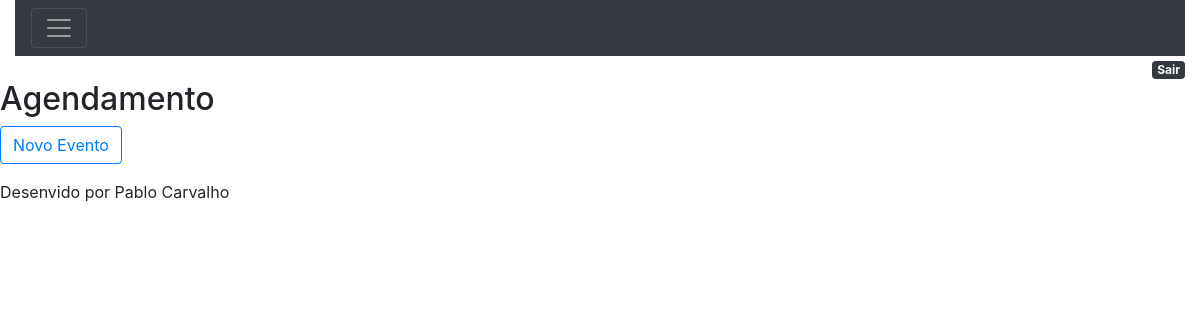
/agenda/ (signed in), run on an earlier commit of the app's database.
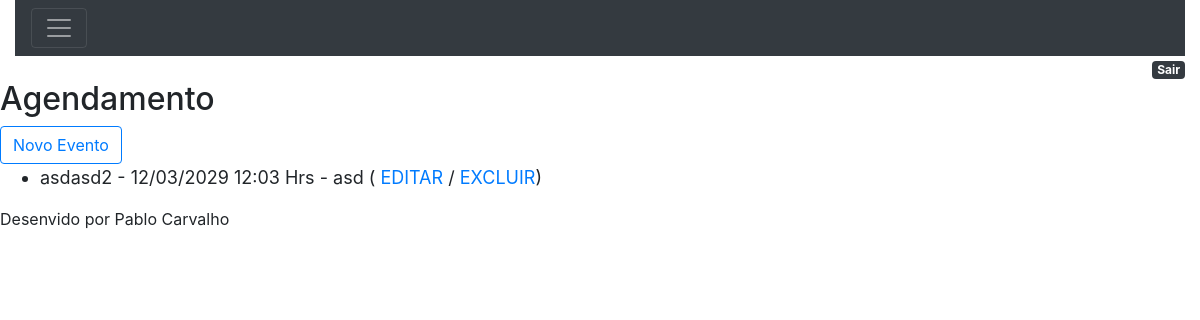
And on a later commit of the database.
### core/models.py (models this page shows, shortened)
class Evento (models.Model):
    titulo = models.CharField(max_length=100)
    descricao = models.TextField(blank=True, null=True)
    data_evento = models.DateTimeField()
    data_descricao = models.DateTimeField(auto_now=True)
    usuario = models.ForeignKey(User, on_delete=models.CASCADE)
    local_evento = models.TextField(blank=True, null=True)
    class Meta:
        db_table = 'evento'
    def get_data_evento(self):
        return self.data_evento.strftime('%d/%m/%Y %H:%M Hrs')
    def get_evento_atrasado(self):
        if self.data_evento < datetime.now():
            return True
        else:
            return False

### core/views.py (the view)
# urls.py: path('agenda/', views.lista_eventos),
@login_required(login_url='/login/')
def lista_eventos(request):
    usuario = request.user
    data_atual = datetime.now() - timedelta(hours=1)
    evento = Evento.objects.filter(usuario=usuario, data_evento__gt=data_atual)
    dados = {'eventos' :evento}
    return render (request,'agenda.html', dados)

### templates/agenda.html (shortened to what this page needs)
{% extends "model-page.html" %}
 {% block content %}
 <link rel="stylesheet" href="https://stackpath.bootstrapcdn.com/bootstrap/4.1.3/css/bootstrap.min.css">
    <h2>Agendamento</h2>
    <a href="evento/">
        <button type="button" class="btn btn-outline-primary">Novo Evento</button>
    </a>
    <ul style="font-size: 18px">
        {% for evento in eventos %}
            <li>
                <div style={% if evento.get_evento_atrasado %}  "color: red;"{% endif %}>
                    {{evento.titulo}} - {{evento.get_data_evento}} - {{evento.local_evento}}
                    ( <a href ="evento/?id={{evento.id}}">EDITAR </a>
                    / <a href="evento/delete/{{evento.id}}/"> EXCLUIR</a>)
                </div>
        {% endfor %}
    </ul>
{% endblock %}

### templates/model-page.html
<!DOCTYPE html>
<html lang="en">
<head>
    {% include "model-header.html" %}
</head>
<body>
    {% block content %} {% endblock %}
    {% include "model-footer.html" %}
</body>
</html>

### templates/model-header.html (shortened to what this page needs)
<!DOCTYPE html>
<html lang="en">
    <link rel="stylesheet" href="https://stackpath.bootstrapcdn.com/bootstrap/4.1.3/css/bootstrap.min.css">
    <div class="container-fluid">
        <div class="pos-f-t">
            <nav class="navbar navbar-dark bg-dark">
              <button class="navbar-toggler" type="button" data-toggle="collapse" data-target="#navbarToggleExternalContent" aria-controls="navbarToggleExternalContent" aria-expanded="false" aria-label="Alterna navegação">
                <span class="navbar-toggler-icon"></span>
              </button>
            </nav>
          </div>
        <div align="right">
            <a href="/logout" class="badge badge-dark">Sair</a>
        </div>
    </div>
</html>

### templates/model-footer.html
<p> Desenvido por Pablo Carvalho</p>

What changed in the data, as far as the page shows it:
added Evento: titulo "asdasd2", get_data_evento "12/03/2029 12:03 Hrs", local_evento "asd"
